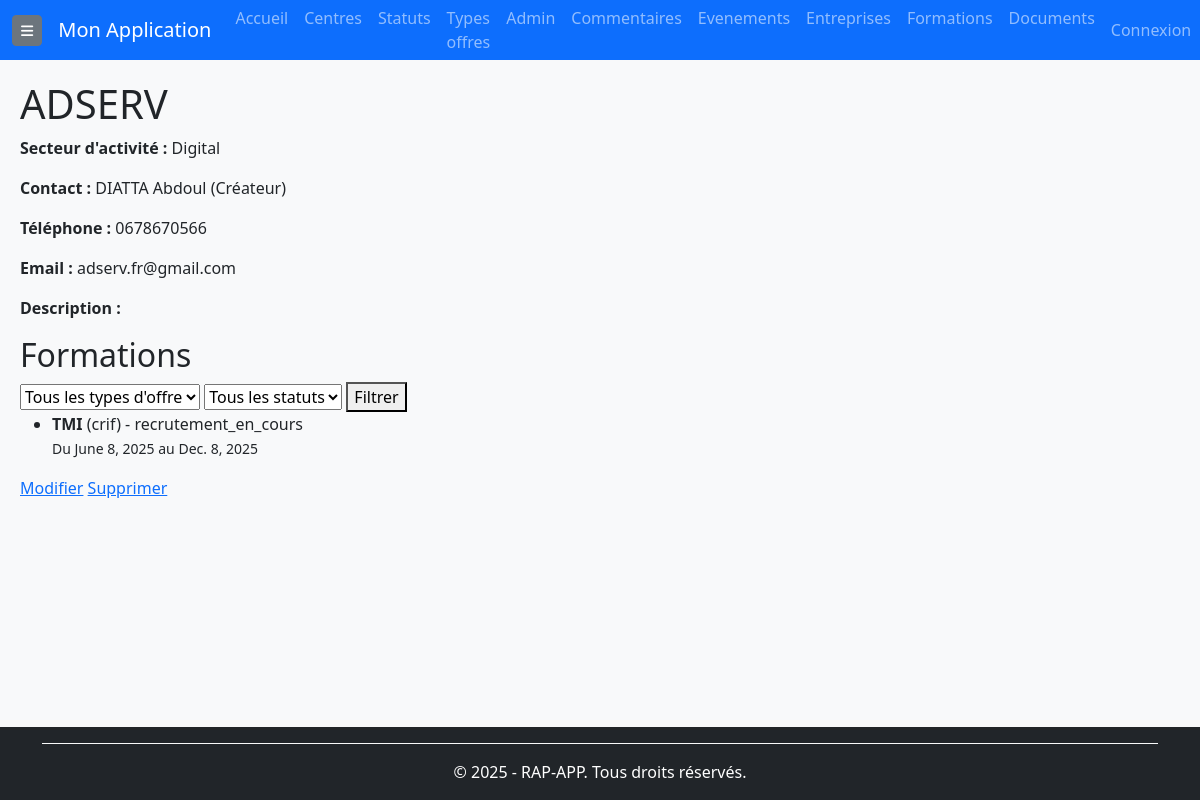
The app's page /entreprises/1/ (signed in) with its own data.
### rap_app/models/entreprises.py (models this page shows, shortened)
class Entreprise(BaseModel):
    nom = models.CharField(max_length=255, verbose_name="Nom de l'entreprise", unique=True )
    secteur_activite = models.CharField(max_length=255, verbose_name="Secteur d'activité",blank=True,null=True)
    contact_nom = models.CharField(max_length=255,verbose_name="Nom du contact",blank=True,null=True)
    contact_poste = models.CharField(max_length=255,verbose_name="Poste du contact",blank=True,null=True)
    contact_telephone = models.CharField(max_length=20, verbose_name="Téléphone du contact", blank=True, null=True)
    contact_email = models.EmailField(verbose_name="Email du contact", blank=True, null=True)
    description = models.TextField(verbose_name="Description de la relation", blank=True, null=True)
    objects = models.Manager()
    class Meta:
        verbose_name = "Entreprise"
        verbose_name_plural = "Entreprises"
        ordering = ['nom']
        indexes = [
            models.Index(fields=['nom']),  # Index pour optimiser la recherche par nom.
        ]

### rap_app/models/formations.py (models this page shows, shortened)
class Formation(BaseModel):
    nom = models.CharField(max_length=255, verbose_name="Nom de la formation")
    centre = models.ForeignKey(Centre, on_delete=models.CASCADE, related_name='formations', verbose_name="Centre de formation")
    type_offre = models.ForeignKey(TypeOffre, on_delete=models.CASCADE, related_name="formations", verbose_name="Type d'offre")
    statut = models.ForeignKey(Statut, on_delete=models.CASCADE, related_name="formations", verbose_name="Statut de la formation")
    start_date = models.DateField(null=True, blank=True, verbose_name="Date de début")
    end_date = models.DateField(null=True, blank=True, verbose_name="Date de fin")
    num_kairos = models.CharField(max_length=50, null=True, blank=True, verbose_name="Numéro Kairos")
    num_offre = models.CharField(max_length=50, null=True, blank=True, verbose_name="Numéro de l'offre")
    num_produit = models.CharField(max_length=50, null=True, blank=True, verbose_name="Numéro du produit")
    prevus_crif = models.PositiveIntegerField(default=0, verbose_name="Places prévues CRIF")
    prevus_mp = models.PositiveIntegerField(default=0, verbose_name="Places prévues MP")
    inscrits_crif = models.PositiveIntegerField(default=0, verbose_name="Inscrits CRIF")
    inscrits_mp = models.PositiveIntegerField(default=0, verbose_name="Inscrits MP")
    assistante = models.CharField(max_length=255, null=True, blank=True, verbose_name="Assistante")
    cap = models.PositiveIntegerField(null=True, blank=True, verbose_name="Capacité maximale")
    convocation_envoie = models.BooleanField(default=False, verbose_name="Convocation envoyée")
    entresformation = models.PositiveIntegerField(default=0, verbose_name="Entrées en formation")
    nombre_candidats = models.PositiveIntegerField(default=0, verbose_name="Nombre de candidats")
    nombre_entretiens = models.PositiveIntegerField(default=0, verbose_name="Nombre d'entretiens")
    nombre_evenements = models.PositiveIntegerField(default=0, verbose_name="Nombre d'événements")
    dernier_commentaire = models.TextField(null=True, blank=True, verbose_name="Dernier commentaire")
    entreprises = models.ManyToManyField(Entreprise, related_name="formations", verbose_name="Partenaires", blank=True)
    utilisateur = models.ForeignKey(User, on_delete=models.SET_NULL, null=True, blank=True,related_name="formations_creees",verbose_name="Créé par" )
    objects = FormationManager()
    class Meta:
        verbose_name = "Formation"
        verbose_name_plural = "Formations"
        ordering = ['-start_date', 'nom']
        indexes = [
            models.Index(fields=['start_date']),
            models.Index(fields=['end_date']),
            models.Index(fields=['nom']),
        ]

### rap_app/models/types_offre.py (models this page shows, shortened)
class TypeOffre(BaseModel):
    CRIF = 'crif'
    ALTERNANCE = 'alternance'
    POEC = 'poec'
    POEI = 'poei'
    TOSA = 'tosa'
    AUTRE = 'autre'
    NON_DEFINI = 'non_defini'
    TYPE_OFFRE_CHOICES = [
        (CRIF, 'CRIF'),
        (ALTERNANCE, 'Alternance'),
        (POEC, 'POEC'),
        (POEI, 'POEI'),
        (TOSA, 'TOSA'),
        (AUTRE, 'Autre'),
        (NON_DEFINI, 'Non défini'),
    ]
    nom = models.CharField(
        max_length=100,
        choices=TYPE_OFFRE_CHOICES,
        default=NON_DEFINI,
        verbose_name="Type d'offre"
    )
    """
    Nom du type d'offre, avec une liste de choix prédéfinis.
    """
    autre = models.CharField(
        max_length=255,
        blank=True,  # Suppression de null=True pour éviter les valeurs NULL sur un CharField
        verbose_name="Autre (personnalisé)"
    )
    """
    Champ permettant de spécifier un type personnalisé si "Autre" est sélectionné.
    """
    class Meta:
        verbose_name = "Type d'offre"
        verbose_name_plural = "Types d'offres"
        ordering = ['nom']
        constraints = [
            models.UniqueConstraint(
                fields=['autre'],
                name='unique_autre_non_null',
                condition=models.Q(nom='autre', autre__isnull=False)
            )
        ]  # Empêche d'avoir plusieurs fois la même valeur personnalisée 'Autre'

### rap_app/models/statut.py (models this page shows, shortened)
class Statut(BaseModel):
    NON_DEFINI = 'non_defini'
    RECRUTEMENT_EN_COURS = 'recrutement_en_cours'
    FORMATION_EN_COURS = 'formation_en_cours'
    FORMATION_A_ANNULER = 'formation_a_annuler'
    FORMATION_A_REPOUSSER = 'formation_a_repousser'
    FORMATION_ANNULEE = 'formation_annulee'
    PLEINE = 'pleine'
    QUASI_PLEINE = 'quasi_pleine'
    AUTRE = 'autre'
    STATUT_CHOICES = [
        (NON_DEFINI, 'Non défini'),
        (RECRUTEMENT_EN_COURS, 'Recrutement en cours'),
        (FORMATION_EN_COURS, 'Formation en cours'),
        (FORMATION_A_ANNULER, 'Formation à annuler'),
        (FORMATION_A_REPOUSSER, 'Formation à repousser'),
        (FORMATION_ANNULEE, 'Formation annulée'),
        (PLEINE, 'Pleine'),
        (QUASI_PLEINE, 'Quasi-pleine'),
        (AUTRE, 'Autre'),
    ]
    nom = models.CharField(
        max_length=100,
        choices=STATUT_CHOICES,
        verbose_name="Nom du statut"
    )
    """
    Nom du statut, avec des choix prédéfinis.
    """
    couleur = models.CharField(
        max_length=7,  # Format #RRGGBB
        verbose_name="Couleur",
        help_text="Couleur hexadécimale (ex: #FF5733)",
        blank=True  # Permet d'assigner une couleur par défaut si vide
    )
    """
    Code couleur associé au statut.
    Exemple : `#FF0000` pour rouge, `#00FF00` pour vert.
    Si ce champ est vide, une couleur prédéfinie selon le type de statut sera attribuée.
    """
    description_autre = models.CharField(
        max_length=255,
        blank=True,
        null=True,
        verbose_name="Description personnalisée"
    )
    """
    Permet de renseigner une description si le statut sélectionné est "Autre".
    Obligatoire si le statut est `AUTRE`.
    """
    class Meta:
        verbose_name = "Statut"
        verbose_name_plural = "Statuts"
        ordering = ['nom']

### rap_app/views/entreprises_views.py (the view)
# urls.py: path('entreprises/<int:pk>/', entreprises_views.EntrepriseDetailView.as_view(), name='entreprise-detail'),
class EntrepriseDetailView(BaseDetailView):
    model = Entreprise
    context_object_name = 'entreprise'
    template_name = 'entreprises/entreprise_detail.html'
    def get_context_data(self, **kwargs):
        context = super().get_context_data(**kwargs)
        formations = self.object.formations.select_related('type_offre', 'statut', 'centre').order_by('-start_date')
        type_offre = self.request.GET.get('type_offre')
        if type_offre:
            formations = formations.filter(type_offre_id=type_offre)
        statut = self.request.GET.get('statut')
        if statut:
            formations = formations.filter(statut_id=statut)
        context['formations'] = formations
        return context

### rap_app/templates/entreprises/entreprise_detail.html (shortened to what this page needs)
{% extends "base.html" %}
{% block content %}
<h1>{{ entreprise.nom }}</h1>
<p><strong>Secteur d'activité :</strong> {{ entreprise.secteur_activite }}</p>
<p><strong>Contact :</strong> {{ entreprise.contact_nom }} ({{ entreprise.contact_poste }})</p>
<p><strong>Téléphone :</strong> {{ entreprise.contact_telephone }}</p>
<p><strong>Email :</strong> {{ entreprise.contact_email }}</p>
<p><strong>Description :</strong> {{ entreprise.description }}</p>
<h2>Formations</h2>
<form method="get" action=".">
    <select name="type_offre">
        <option value="">Tous les types d'offre</option>
    </select>
    <select name="statut">
        <option value="">Tous les statuts</option>
    </select>
    <button type="submit">Filtrer</button>
</form>
<ul>
    {% for formation in formations %}
    <li>
        <strong>{{ formation.nom }}</strong> ({{ formation.type_offre.nom }}) - {{ formation.statut.nom }}
        <br>
        <small>Du {{ formation.start_date }} au {{ formation.end_date }}</small>
    </li>
    {% endfor %}
</ul>
{% if perms.rap_app.change_entreprise %}
<a href="{% url 'entreprise-update' entreprise.pk %}">Modifier</a>
{% endif %}
{% if perms.rap_app.delete_entreprise %}
<a href="{% url 'entreprise-delete' entreprise.pk %}">Supprimer</a>
{% endif %}
{% endblock %}

### rap_app/templates/base.html (style rules this page uses)
body { background-color: #f8f9fa; display: flex; flex-direction: column; min-height: 100vh; }

### records on screen
Entreprise: nom "ADSERV", secteur_activite "Digital", contact_nom "DIATTA Abdoul", contact_poste "Créateur", contact_telephone "0678670566", contact_email "adserv.fr@gmail.com"
Formation: nom "TMI", type_offre.nom "crif", statut.nom "recrutement_en_cours", start_date "June 8, 2025", end_date "Dec. 8, 2025"
